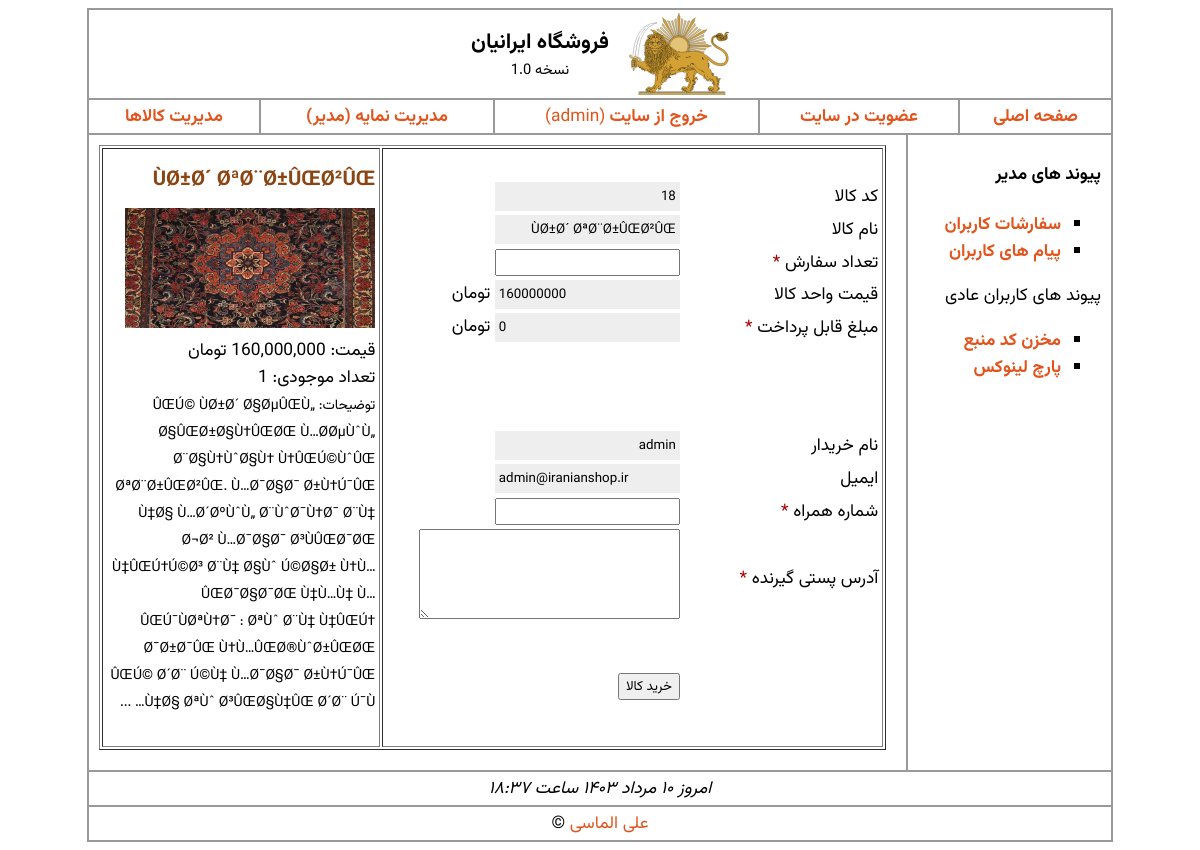
/order.php?id=18 (signed in), run on the app's committed database.
### tables this page shows
CREATE TABLE IF NOT EXISTS `products` (
  `id` int(10) NOT NULL AUTO_INCREMENT COMMENT 'کد کالا',
  `name` varchar(200) NOT NULL COMMENT 'نام کالا',
  `qty` int(10) NOT NULL COMMENT 'موجودی کالا',
  `price` float NOT NULL COMMENT 'قیمت کالا',
  `image` varchar(80) NOT NULL COMMENT 'عکس کالا',
  `details` text NOT NULL COMMENT 'توضیحات کالا',
  PRIMARY KEY (`id`)
);

CREATE TABLE IF NOT EXISTS `users` (
  `realname` varchar(70) NOT NULL COMMENT 'نام واقعی',
  `username` varchar(30) NOT NULL COMMENT 'نام کاربری',
  `password` varchar(30) NOT NULL COMMENT 'رمز عبور',
  `email` varchar(50) NOT NULL COMMENT 'پست الکترونیک',
  `u_type` int(1) NOT NULL COMMENT 'نوع کاربر',
  PRIMARY KEY (`username`),
  KEY `username` (`username`)
);

### order.php (the view, shortened to what this page needs)
<?php
include("includes/header.php");
include("includes/db_link.php");
$id = 0;
$query = "";
if (isset($_GET["id"])) {
    $id = $_GET["id"];
    $query = "SELECT * FROM products WHERE id = '$id'";
}
?>
<?php
$request = mysqli_query($link, $query);
?>
<form name="order" action="action_order.php" method="POST">
    <table style="width: 100%;" border='1px'>
        <tr>
            <td style="width: 60%;">
                <?php
                if ($row = mysqli_fetch_array($request)) {
                ?>
                    <br>
                    <table style="width: 100%;" border="0">
                        <tr>
                            <td style="width: 22%;">کد کالا</td>
                            <td style="width: 78%;"> <input type="text" id="id" name="id" value="
<?= ($id); ?>" class="readonly" readonly> </td>
                        </tr>
                        <tr>
                            <td>نام کالا</td>
                            <td> <input type="text" id="name" name="name" value="
<?= ($row['name']); ?>" class="readonly" readonly> </td>
                        </tr>
                        <tr>
                            <td>تعداد سفارش <span class="required">*</span></td>
                            <td> <input type="text" class="ltr" id="qty" name="qty" onchange="calc_price();"> </td>
                        </tr>
                        <tr>
                            <td>قیمت واحد کالا</td>
                            <td><input type="text" class="ltr readonly" id="price" name="price" value="<?= $row['price'];  ?>" readonly> تومان</td>
                        </tr>
                        <tr>
                            <td>مبلغ قابل پرداخت <span class="required"> *</span></td>
                            <td>
                                <input type="text" class="ltr readonly" id="total" name="total" value="0" readonly> تومان
                            </td>
                        </tr>
                        <?php
                        $query = "SELECT * FROM `users` WHERE username='{$_SESSION['username']}'";
                        $request = mysqli_query($link, $query);
                        $user_row =  mysqli_fetch_array($request);
                        ?>
                        <tr>
                            <td><br><br><br></td>
                            <td></td>
                        </tr>
                        <tr>
                            <td style="width: 40%;">نام خریدار</td>
                            <td style="width: 40%;">
                                <input type="text" id="realname" name="realname" value="<?= $user_row['realname']; ?>" class="readonly" readonly>
                            </td>
                        </tr>
                        <tr>
                            <td style="width: 40%;">ایمیل</td>
                            <td style="width: 40%;">
                                <input type="text" id="email" name="email" value="<?= $user_row['email']; ?>" class="ltr readonly" readonly>
                            </td>
                        </tr>
                        <tr>
                            <td style="width: 40%;">شماره همراه <span class="required">*</span></td>
                            <td style="width: 40%;">
                                <input type="text" id="number" name="number" value="" class="ltr">
                            </td>
                        </tr>
                        <tr>
                            <td style="width: 40%;">آدرس پستی گیرنده <span class="required">*</span></td>
                            <td style="width: 40%;">
                                <textarea id="address" name="address" cols="30" rows="4" wrap="virtual"></textarea>
                            </td>
                        </tr>
                        <tr>
                            <td><br><br><br><br></td>
                            <td><input type="button" value="خرید کالا" onclick="check_input();"></td>
                        </tr>
                    </table>
            </td>
            <td style="vertical-align:top;width:33%">
                <table>
                    <tr>
                        <td>
                            <h3 style="color:saddlebrown;margin: 10px 0;"> <?= $row['name']; ?> </h3>
                            <img src="products/<?= $row['image']; ?>" width="250px" height="120px">
                            <br>
                            <span>قیمت: <?= toman($row["price"], true) ?></span>
                            <br>
                            <span>تعداد موجودی: <?= $row['qty'] ?></span>
                            <br>
                            <span style="font-size: 14px; text-align: justify">توضیحات: <?php
                                                                                        $count = strlen($row['details']);
                                                                                        echo (mb_substr($row['details'], 0, (int)($count / 4)) . " ..."); ?></span>
                            <br><br>
                        </td>
                    </tr>
                </table>
            </td>
        </tr>
    </table>
</form>
<?php
                }
                include('includes/footer.php');
?>

### style/global.css (style rules this page uses)
body, input, textarea { font-family: "Vazirmatn", Tahoma, Verdana, sans-serif; }
input[type='submit'], input[type='reset'], input[type='radio'], input[type='checkbox'], input[type='file'], input[type='button'] { cursor: pointer; }
.ltr { direction: ltr; text-align: left; }
.required { color: #ac0000; }
.readonly { background-color: #eee; cursor: not-allowed; border: 0; padding: 4px; }

### data on the page
products: name "ÙØ±Ø´ ØªØ¨Ø±ÛŒØ²ÛŒ", price "160000000", image (picture), price "160,000,000 تومان", qty "1", mb_substr($row['details'],0,(int)($count/4)) "ÛŒÚ© ÙØ±Ø´ Ø§ØµÛŒÙ„ Ø§ÛŒØ±Ø§Ù†ÛŒØŒ Ù…Ø­ØµÙˆÙ„ Ø¨Ø§Ù†ÙˆØ§Ù† Ù†ÛŒÚ©ÙˆÛŒ ØªØ¨Ø±ÛŒØ²ÛŒ. Ù…Ø¯Ø§Ø¯ Ø±Ù†Ú¯ÛŒ Ù‡Ø§ Ù…Ø´ØºÙˆÙ„ Ø¨ÙˆØ¯Ù†Ø¯ Ø¨Ù‡ Ø¬Ø² Ù…Ø¯Ø§Ø¯ Ø³ÙÛŒØ¯ØŒ Ù‡ÛŒÚ†Ú©Ø³ Ø¨Ù‡ Ø§Ùˆ Ú©Ø§Ø± Ù†Ù…ÛŒØ¯Ø§Ø¯ØŒ Ù‡Ù…Ù‡ Ù…ÛŒÚ¯ÙØªÙ†Ø¯ : ØªÙˆ Ø¨Ù‡ Ù‡ÛŒÚ† Ø¯Ø±Ø¯ÛŒ Ù†Ù…ÛŒØ®ÙˆØ±ÛŒØŒ ÛŒÚ© Ø´Ø¨ Ú©Ù‡ Ù…Ø¯Ø§Ø¯ Ø±Ù†Ú¯ÛŒ Ù‡Ø§ ØªÙˆ Ø³ÛŒØ§Ù‡ÛŒ Ø´Ø¨ Ú¯Ù…"
users: realname "admin", email "admin@iranianshop.ir"

### other printed values
$_SESSION["realname"] "admin"
